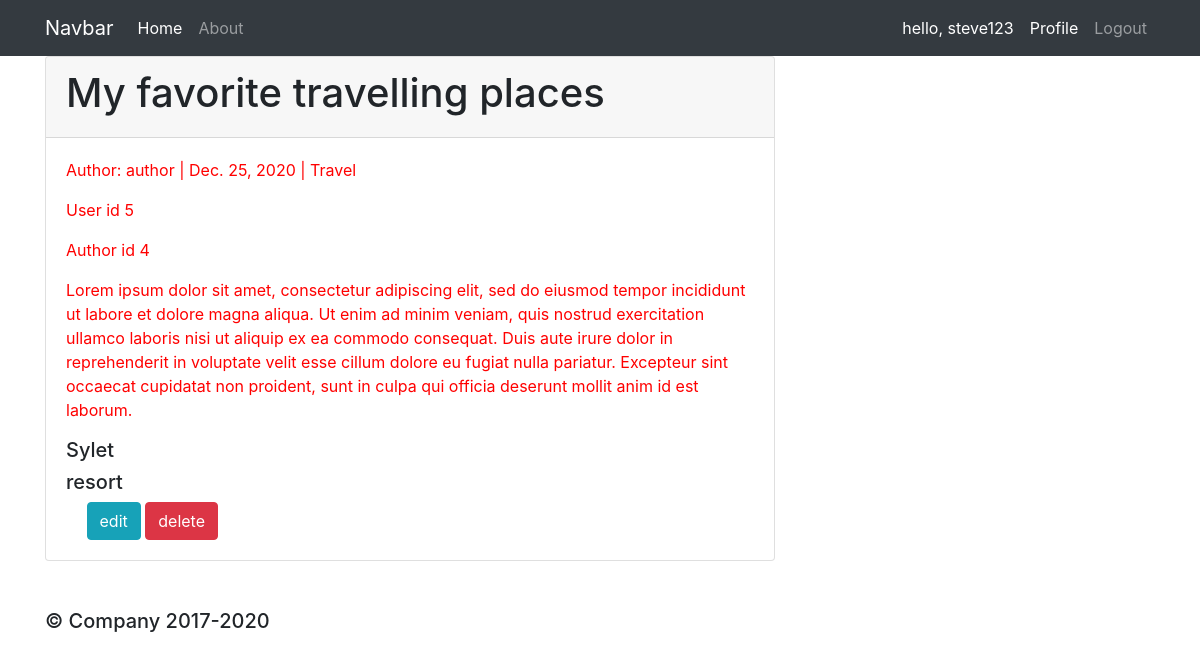
/blog/20/ (signed in), run on the app's committed database.
### myapp/models.py (models this page shows, shortened)
class Blog(models.Model):
    CATEGORY = (
        ('Sports', 'Sports'),
        ('Travel', 'Travel'),
        ('Food', 'Food'),
    )
    author = models.ForeignKey(Author, null=True, on_delete=models.SET_NULL)
    title = models.CharField(max_length=255)
    category = models.CharField(max_length=10, null=True, choices=CATEGORY)
    body_text = models.TextField()
    pub_date = models.DateField(auto_now_add=True)
    tag = models.ManyToManyField(Tag)

class Author(models.Model):
    user = models.OneToOneField(User, null= True, on_delete=models.CASCADE)
    name = models.CharField(max_length=199, null=True)
    email = models.CharField(max_length=199, null=True)
    phone = models.CharField(max_length=199, null=True)
    date_created = models.DateField(auto_now_add=True, null= True)

class Tag(models.Model):
    name = models.CharField(max_length=199, null=True)
    def __str__(self):
            return self.name

### myapp/views.py (the view)
# urls.py: path('blog/<str:blog_id>/', views.blogPage, name='blogPage'),
def blogPage(request, blog_id):
    blog = Blog.objects.get(id=blog_id)
    context={'blog':blog}
    return render(request, 'myapp/blogpage.html',context)

### myapp/templates/myapp/blogpage.html
{% extends 'myapp/main.html' %}
    {% block content %}
    <div class="row">
         <div class="col-md-8">
              <div class="card">
                   <div class="card-header">
                    <h1>{{blog.title}}</h1>
                   </div>
                   <div class="card-body">
                    <p> Author: author | {{blog.pub_date}} | {{blog.category}}</p>
                    <p>User id {{user.id}}</p><p>Author id {{blog.author.id}}</p>
                    <p>{{blog.body_text}}</p>
                    {% for blog_tag in blog.tag.all %}
                         <h5>{{ blog_tag }}</h5>
                    {% endfor %}
                    <a class="btn btn-info" href="{% url 'update_blog' blog.id %}">edit</a>
                    <a class="btn btn-danger" href="{% url 'delete_blog' blog.id %}">delete</a>
                   </div>
              </div>
         </div>
    </div>
    {% endblock %}

### myapp/templates/myapp/navbar.html (shortened to what this page needs)
<nav class="navbar navbar-expand-lg navbar-dark bg-dark">
    <div class="container">
        <a class="navbar-brand" href="{% url 'home' %}">Navbar</a>
        <div class="collapse navbar-collapse" id="navbarNav">
            <ul class="navbar-nav">
                <li class="nav-item active">
                <a class="nav-link" href="{% url 'home' %}">Home</a>
                </li>
                <li class="nav-item">
                <a class="nav-link" href="{% url 'about' %}">About</a>
                </li>
            </ul>
            {% if request.user.is_authenticated %}
                <ul class="navbar-nav ml-auto">
                    <li class="nav-item active">
                        <a class="nav-link" href="#">hello, {{request.user}}</a>
                    </li>
                    <li class="nav-item active">
                        <a class="nav-link" href="{% url 'userPage' %}">Profile</a>
                    </li>
                    <li class="nav-item">
                        <a class="nav-link" href="{% url 'logout' %}">Logout</a>
                    </li>
                </ul>
            {% endif %}
        </div>
    </div>
</nav>

### static/css/styles.css (style rules this page uses)
p { color: red; }

### data on the page
Blog: title "My favorite travelling places", pub_date "Dec. 25, 2020", category "Travel", author.id "4", body_text "Lorem ipsum dolor sit amet, consectetur adipiscing elit, sed do eiusmod tempor incididunt ut labore et dolore magna aliqua. Ut enim ad minim veniam, quis nostrud exercitation ullamco laboris nisi ut aliquip ex ea commodo consequat. Duis aute irure dolor in reprehenderit in voluptate velit esse cillum dolore eu fugiat nulla pariatur. Excepteur sint occaecat cupidatat non proident, sunt in culpa qui officia deserunt mollit anim id est laborum."
Tag: name "Sylet"
Tag: name "resort"

### other printed values
{{ request.user }} "steve123"
{{ user.id }} "5"
